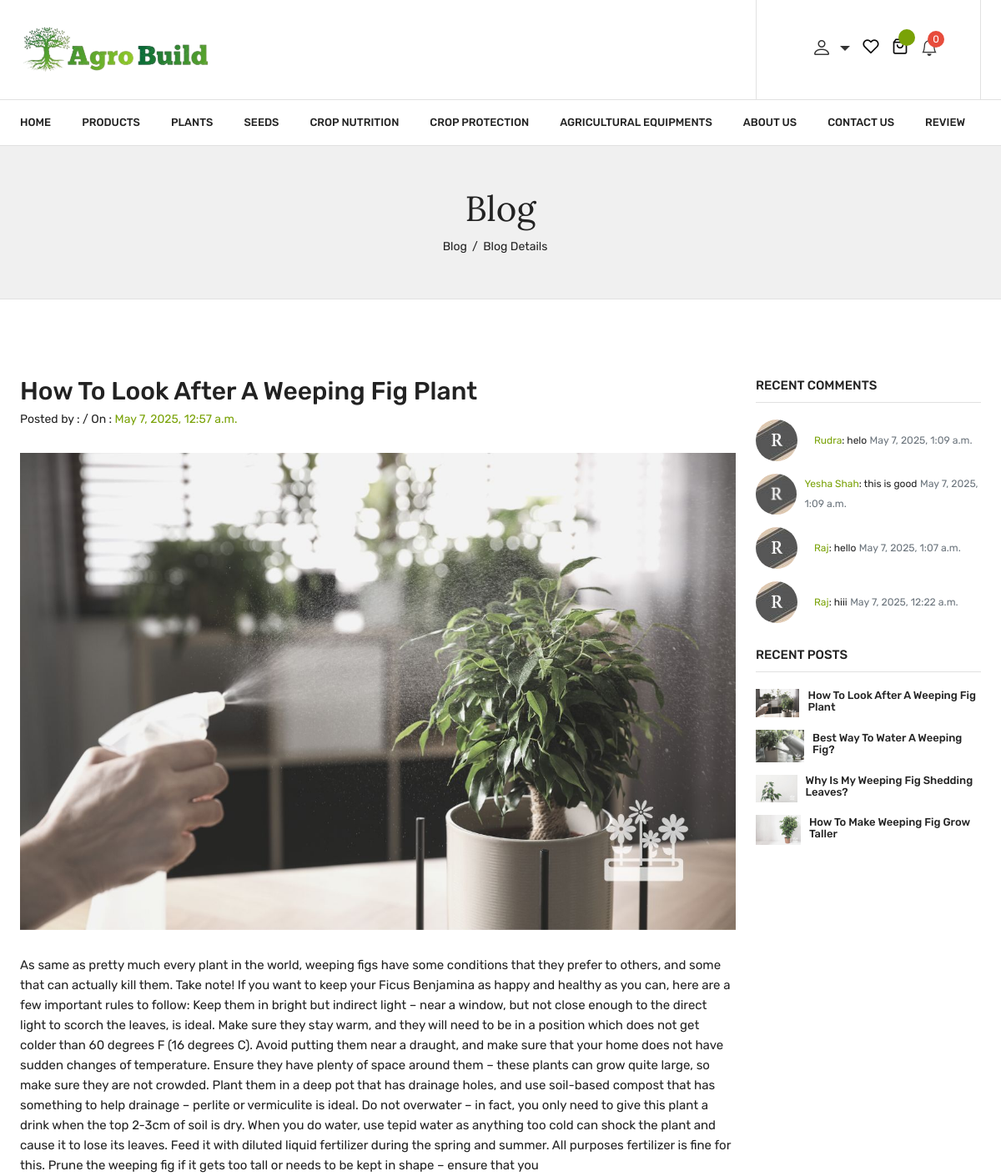
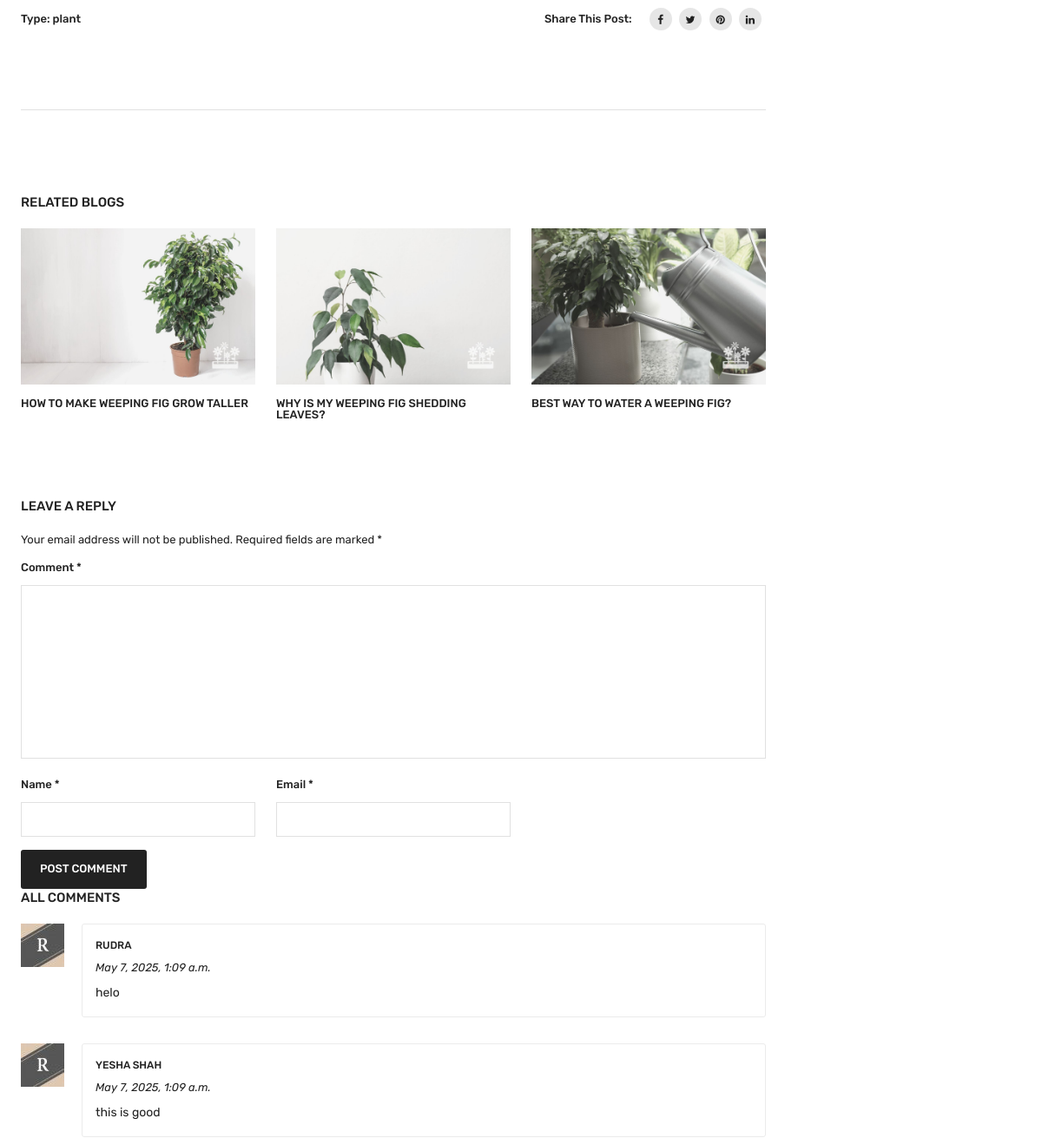
The app's page /blog/4/ (upper part), older data (2 pictures, top to bottom).
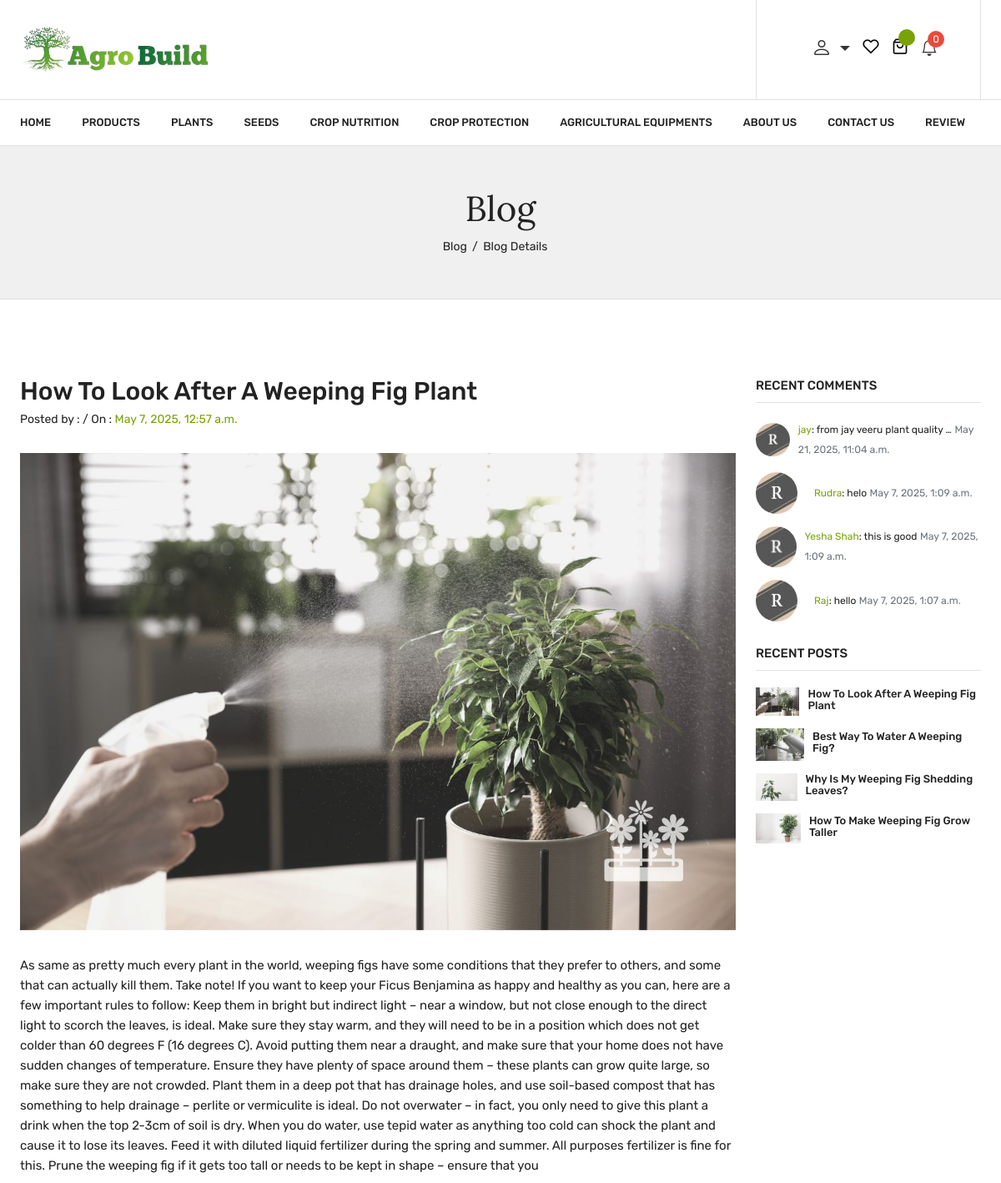
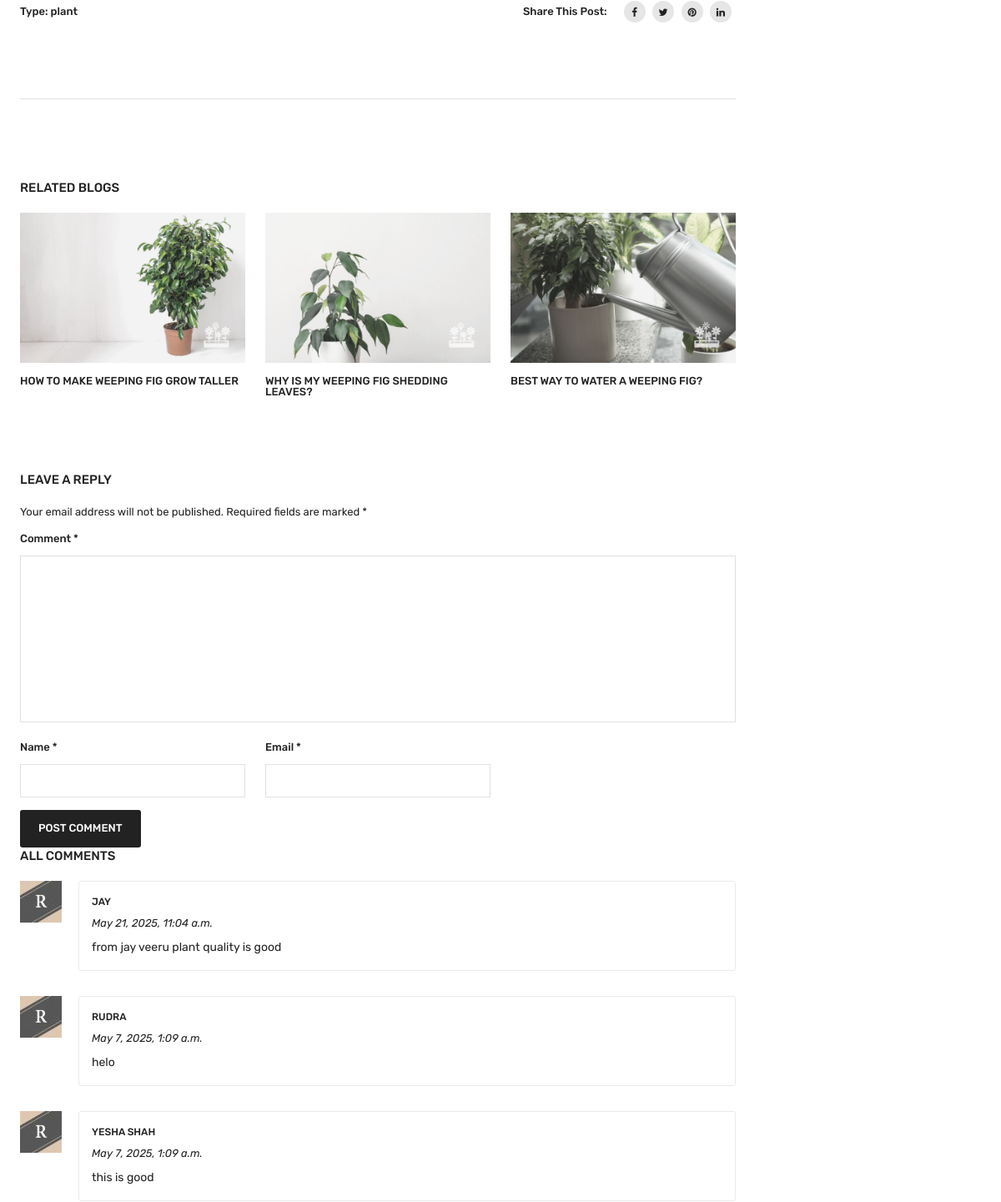
The same page, newer data (2 pictures, top to bottom).
### agrobuild/models.py (models this page shows, shortened)
class Blog(models.Model):
    title = models.CharField(max_length=255)
    description = models.TextField()
    image = models.ImageField(upload_to='blog_images/')
    type = models.CharField(max_length=100)
    date = models.DateTimeField(auto_now_add=True)

class BlogComment(models.Model):
    blog = models.ForeignKey(Blog, on_delete=models.CASCADE, related_name='comments')
    name = models.CharField(max_length=100)
    email = models.EmailField()
    message = models.TextField()
    created_at = models.DateTimeField(auto_now_add=True)

### agrobuild/views.py (the view, shortened to what this page needs)
# urls.py: path('blog/<int:id>/', views.blog_detail, name='blog_detail'),
def blog_detail(request, id):
    blog = get_object_or_404(Blog, id=id)
    comments = blog.comments.all().order_by('-created_at')
    related_blogs = Blog.objects.filter(type=blog.type).exclude(id=id)[:3]
    recent_posts = Blog.objects.all().order_by('-date')[:4]
    recent_comments = BlogComment.objects.all().order_by('-created_at')[:4]
    return render(request, 'htmldemo.net/blog-details.html', {
        'blog': blog,
        'comments': comments,
        'related_blogs': related_blogs,
        'recent_posts': recent_posts,
        'recent_comments': recent_comments,
    })

### agrobuild/context_processors.py (called while the page is built, shortened)
def cart_data(request):
    return {
        'mini_cart_items': [],
        'mini_cart_total': 0
    }

### agrobuild/templates/htmldemo.net/blog-details.html (shortened to what the changed rows need)
{% extends 'htmldemo.net/basic.html' %}
{% block body %}
{%load static%}
    <div class="blog_details">
        <div class="container">
            <div class="row">
                <div class="col-lg-9 col-md-12">
                    <div class="blog_wrapper blog_wrapper_details">
                        <article class="single_blog">
                            <figure>
                                <div class="post_header">
                                    <h3 class="post_title">{{ blog.title }}</h3>
                                    <div class="blog_meta">
                                        <p>Posted by : <a href="#">{{ blog.author }}</a> / On : <a href="#">{{ blog.date }}</a></p>
                                    </div>
                                </div>
                                <div class="blog_thumb">
                                    <a href="#"><img src="{{ blog.image.url }}" class="img-fluid" alt="{{ blog.title }}"></a>
                                </div>
                                <figcaption class="blog_content">
                                    <div class="post_content">
                                        <p>{{ blog.description }}</p>
                                    </div>
                                    <div class="entry_content">
                                        <div class="post_meta">
                                            <span>Type: {{ blog.type }}</span>
                                        </div>
                                    </div>
                                </figcaption>
                            </figure>
                        </article>
                        <div class="related_posts">
                            <div class="row">
                                {% for rb in related_blogs %}
                                <div class="col-lg-4 col-md-6">
                                    <article class="single_related">
                                        <figure>
                                            <div class="related_thumb">
                                                <a href="{% url 'blog_detail' rb.id %}"><img src="{{ rb.image.url }}" class="img-fluid" alt="{{ rb.title }}"></a>
                                            </div>
                                            <figcaption class="related_content">
                                                <h4><a href="{% url 'blog_detail' rb.id %}">{{ rb.title }}</a></h4>
                                            </figcaption>
                                        </figure>
                                    </article>
                                </div>
                                {% endfor %}
                            </div>
                        </div>
                        <div class="comments_box">
                            {% for comment in comments %}
                            <div class="comment_list">
                                <div class="comment_thumb">
                                    <img src="{% static 'img/blog/comment2.png.jpg' %}" alt="{{ comment.name }}">
                                </div>
                                <div class="comment_content">
                                    <div class="comment_meta">
                                        <h5><a href="#">{{ comment.name }}</a></h5>
                                        <span>{{ comment.created_at }}</span>
                                    </div>
                                    <p>{{ comment.message }}</p>
                                </div>
                            </div>
                            {% empty %}
                            <p>No comments yet.</p>
                            {% endfor %}
                        </div>
                    </div>
                </div>
                <div class="col-lg-3 col-md-12">
                    <div class="blog_sidebar_widget">
                        <div class="widget_list comments">
                            {% for rc in recent_comments %}
                            <div class="post_wrapper">
                                <div class="post_thumb">
                                    <a href="#"><img src="{% static 'img/blog/comment2.png.jpg' %}" alt=""></a>
                                </div>
                                <div class="post_info">
                                    <span><a href="#">{{ rc.name }}</a>: {{ rc.message|truncatechars:30 }}</span>
                                    <small class="text-muted">{{ rc.created_at }}</small>
                                </div>
                            </div>
                            {% endfor %}
                        </div>
                        <div class="widget_list widget_post">
                            {% for post in recent_posts %}
                            <div class="post_wrapper">
                                <div class="post_thumb">
                                    <a href="{% url 'blog_detail' post.id %}"><img src="{{ post.image.url }}" alt=""></a>
                                </div>
                                <div class="post_info">
                                    <h4><a href="{% url 'blog_detail' post.id %}">{{ post.title }}</a></h4>
                                </div>
                            </div>
                            {% endfor %}
                        </div>
                    </div>
                </div>
            </div>
        </div>
    </div>
{% endblock %}

Row changes from the older to the newer data that the page shows:
no longer on this page (row unchanged): BlogComment: name "Raj", message "hiii", created_at "May 7, 2025, 12:22 a.m.", shown under "RECENT COMMENTS"
added BlogComment: name "JAY", created_at "May 21, 2025, 11:04 a.m.", message "from jay veeru plant quality is good", name "jay", message "from jay veeru plant quality …"
